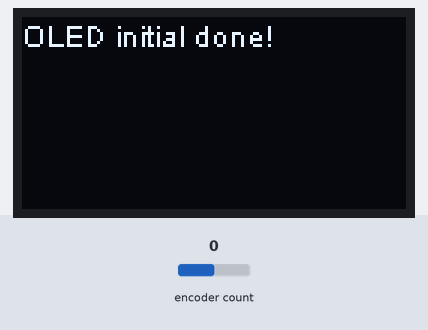
The program below on a simulated ESP32. On the bench: 128×64 one-colour display. Inputs (shaded band) come from the test bench; at power-on: encoder count 0. I2S audio is not simulated (input reads silence); what the program prints to the serial monitor is not drawn.

Above: at 0.1 s.
At 1.2 s:
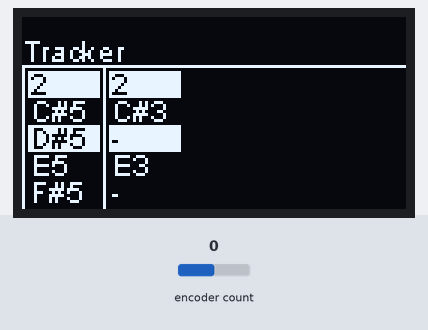
1.3 s: encoder count set to 1
At 1.9 s:
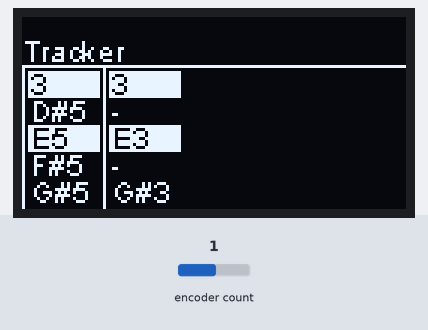
Timing chart, 0 to 4.3 s (numbered marks = the images above; inputs shaded):
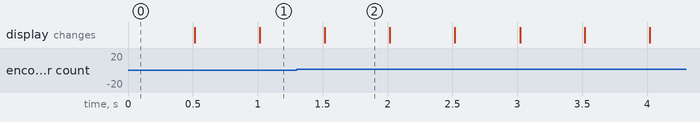

The program:

main.cpp
```cpp
#include <memory>

#include "sresp32Model.h"
#include "sresp32Core.h"
#include "sresp32Audio.h"
#include "sresp32Pins.h"

std::unique_ptr<Sresp32Model> sresp32Model;
std::unique_ptr<Sresp32Pins> sresp32Pins;
std::unique_ptr<Sresp32Core> sresp32Core;
std::unique_ptr<Sresp32Audio> sresp32Audio;

void audioLoop(void* parameters)
{
  while(true) sresp32Audio->tick();
}

void coreLoop(void* parameters)
{
  while(true) sresp32Core->tick();
}

void pinLoop(void* parameters)
{
  while(true) sresp32Pins->tick();
}

void setup() {
  sresp32Model = std::unique_ptr<Sresp32Model>(new Sresp32Model());
  sresp32Pins = std::unique_ptr<Sresp32Pins>(new Sresp32Pins(*sresp32Model));
  sresp32Core = std::unique_ptr<Sresp32Core>(new Sresp32Core(*sresp32Model));
  sresp32Audio = std::unique_ptr<Sresp32Audio>(new Sresp32Audio(*sresp32Model));

  xTaskCreatePinnedToCore(audioLoop, "Audio", 10000, NULL, 1, NULL,  0);
  xTaskCreatePinnedToCore(coreLoop, "Core", 10000, NULL, 1, NULL,  1);
  xTaskCreatePinnedToCore(pinLoop, "Pins", 10000, NULL, 1, NULL,  1);
}

void loop() {
}
```

sresp32Audio.cpp
```cpp
#include "sresp32Audio.h"

Sresp32Audio::Sresp32Audio(Sresp32Model &model) : model(model), generators(model, sampleRate)
{
    static const i2s_config_t i2s_config = {
        .mode = static_cast<i2s_mode_t>(I2S_MODE_MASTER | I2S_MODE_TX),
        .sample_rate = sampleRate,
        .bits_per_sample = I2S_BITS_PER_SAMPLE_16BIT,
        .channel_format = I2S_CHANNEL_FMT_RIGHT_LEFT,
        .communication_format = static_cast<i2s_comm_format_t>(I2S_COMM_FORMAT_I2S),
        .intr_alloc_flags = 0, // default interrupt priority
        .dma_buf_count = 8,
        .dma_buf_len = bufferLength,
        .use_apll = false
    };

    static const i2s_pin_config_t pin_config = {
        .bck_io_num = 12,
        .ws_io_num = 14,
        .data_out_num = 13,
        .data_in_num = I2S_PIN_NO_CHANGE
    };

    i2s_driver_install(I2S_NUM_0, &i2s_config, 0, NULL);
    i2s_set_pin(I2S_NUM_0, &pin_config);
    i2s_set_sample_rates(I2S_NUM_0, 44100);

    model.getEntry(Sresp32::VOLUME).addObserver(this);
}

void Sresp32Audio::notified(Sresp32ModelEntry::LockedDataReference &data)
{
    switch(data.key)
    {
        case Sresp32::VOLUME: //Volume
        volume = *static_cast<float*>(data.data);
        break;
    }
}

void Sresp32Audio::tick()
{
    for(int i = 0; i < bufferLength; i++)
    {
        buffer[i] = 0;
    }

    generators.tick(buffer, bufferLength);

    for(int i = 0; i < bufferLength; i++)
    {
        buffer[i] *= volume;
    }

    size_t bytesWritten = 0;
    i2s_write(I2S_NUM_0, buffer, bufferLength * sizeof(int16_t), &bytesWritten, 1000);
}
```

sresp32Audio.h
```cpp
#ifndef SRESP_32_AUDIO_H
#define SRESP_32_AUDIO_H

#include <Arduino.h>
#include "driver/i2s.h"
#include "sresp32Model.h"
#include "sresp32GeneratorBlock.h"

class Sresp32Audio : public Sresp32ModelEntry::Observer
{
public:
    Sresp32Audio(Sresp32Model &model);
    void notified(Sresp32ModelEntry::LockedDataReference &data) override;
    void setNote(int midiNote);
    void tick();

private:
    const int bufferLength = 64;
    const int sampleRate = 44100;
    int16_t buffer[64];

    Sresp32Model &model;
    float volume = 1.0f;

    Sresp32GeneratorBlock generators;
};

#endif
```

sresp32Core.cpp
```cpp
#include "sresp32Core.h"

Sresp32Core::Sresp32Core(Sresp32Model &model) : sequencer(model), coreComponent(model)
{
    Heltec.begin(true, false, true);
    Heltec.display->clear();
}

void Sresp32Core::tick()
{
    if(sequencer.tick())
    {
        Heltec.display->clear();
        coreComponent.paint();
        Heltec.display->display();
    }
    vTaskDelay(1);
}
```

sresp32Core.h
```cpp
#ifndef SRESP_32_CORE_H
#define SRESP_32_CORE_H

#include <Arduino.h>
#include <heltec.h>
#include "sresp32Model.h"
#include "sresp32Sequencer.h"
#include "sresp32CoreComponent.h"

class Sresp32Core
{
    public:
    Sresp32Core(Sresp32Model &model);
    void tick();

    private:
    Sresp32Sequencer sequencer;
    Sresp32CoreComponent coreComponent;
};

#endif
```

sresp32CoreComponent.cpp
```cpp
#include "sresp32CoreComponent.h"

Sresp32CoreComponent::Sresp32CoreComponent(Sresp32Model &model) : model(model)
{
    display = Heltec.display;
    model.getEntry(Sresp32::STEP).addObserver(this);
    Sresp32ModelEntry::LockedDataReference data = model.getEntry(Sresp32::SEQUENCE).access();

    int* sequence = static_cast<int*>(data.data);
    for(int voice = 0; voice < 2; voice++)
    {
        for(int note = 0; note < 8; note++)
        {
            notes[voice][note] = sequence[note * 2 + voice];
        }
    }
}

void Sresp32CoreComponent::notified(Sresp32ModelEntry::LockedDataReference &data)
{
    stepCounter = *static_cast<int*>(data.data);
}

void Sresp32CoreComponent::paint()
{
    String title = "Tracker";
    String counterString = "" + String(stepCounter);
    const int titleBarHeight = 16;

    display->drawString(0, titleBarHeight - 11, title);
    display->drawHorizontalLine(0, titleBarHeight, 128);

    const int notesToDisplay = 4;
    for(int voice = 0; voice < 2; voice++)
    {
        int x = voice * 27;

        display->drawString(x + 3, titleBarHeight, counterString);
        display->setColor(OLEDDISPLAY_COLOR::INVERSE);
        display->fillRect(x + 2, titleBarHeight + 2, 24, 9);
        display->setColor(OLEDDISPLAY_COLOR::WHITE);
        display->drawVerticalLine(voice * x, titleBarHeight, 64 - 11);

        const int numOfNotes = 8;
        int startStep = stepCounter - 1;

        for(int note = startStep; note < startStep + notesToDisplay; note++)
        {
            int y = (note - startStep) * 9 + titleBarHeight + 9;

            int noteIndex = note >= numOfNotes ? note - numOfNotes : note < 0 ? note + numOfNotes : note;
            display->drawString(x + 3, y, getNoteString(notes[voice][noteIndex]));

            if(note == stepCounter)
            {
                display->setColor(OLEDDISPLAY_COLOR::INVERSE);
                display->fillRect(x + 2, y + 2, 24, 9);
                display->setColor(OLEDDISPLAY_COLOR::WHITE);
            }
        }
    }
}

String Sresp32CoreComponent::getNoteString(int midiNote)
{
    static String names[12] {"C", "C#", "D", "D#", "E", "F", "F#", "G", "G#", "A", "A#", "B"};
    return midiNote == 0 ? "-" : names[midiNote % 12] + String(midiNote/12);
}
```

sresp32CoreComponent.h
```cpp
#ifndef SRESP_32_CORE_COMPONENT_H
#define SRESP_32_CORE_COMPONENT_H

#include <Arduino.h>
#include <heltec.h>
#include "sresp32Model.h"

class Sresp32CoreComponent : public Sresp32ModelEntry::Observer
{
public:
    Sresp32CoreComponent(Sresp32Model &model);
    void notified(Sresp32ModelEntry::LockedDataReference &data) override;
    void paint();

private:

    String getNoteString(int midiNote);

    SSD1306Wire* display = nullptr;
    Sresp32Model &model;

    int stepCounter = 0;

    int notes[2][8];
};

#endif
```

sresp32GeneratorBlock.cpp
```cpp

```

sresp32GeneratorBlock.h
```cpp
#ifndef SRESP_32_GENERATOR_BLOCK_H
#define SRESP_32_GENERATOR_BLOCK_H

#include <memory>
#include "sresp32Model.h"

#ifndef M_PI
#define M_PI 3.14159265358979323846
#endif

#ifndef M_TWOPI
#define M_TWOPI 3.14159265358979323846 * 2.0
#endif

class Sresp32Generator
{
    public:
    Sresp32Generator(const int sampleRate)
    {
        reset(sampleRate);
    }

    void reset(const int sampleRate)
    {
        this->sampleRate = sampleRate;
        phase = 0;
        phaseIncrement = 0;
    }

    void setNote(int midiNote)
    {
        if(midiNote == 0) phaseIncrement = 0;
        else
        {
            float freq = 440.0 * pow(2.0, (midiNote - 69)/12.0);
            phaseIncrement = (M_TWOPI/static_cast<double>(sampleRate)) * freq;
        }
    }

    void tick(int16_t* buffer, unsigned int bufferLength)
    {
        for(int i = 0; i < bufferLength; i++)
        {
            buffer[i] += (phase < M_PI ? 1 : -1) * 2000.0;
            phase += phaseIncrement;
            if(phase > M_TWOPI) phase -= M_TWOPI;
        }
    }

    private:
    int sampleRate = 0;
    double phase = 0.0;
    double phaseIncrement = 0.0;
};

class Sresp32GeneratorBlock : Sresp32ModelEntry::Observer
{
    public:
    Sresp32GeneratorBlock(Sresp32Model &model, const int sampleRate) : model(model)
    {
        for(int i = 0; i < 2; i++)
        {
            generators[i] = new Sresp32Generator(sampleRate);
        }

        generators[0]->setNote(60);
        generators[1]->setNote(72);

        model.getEntry(Sresp32::STEP).addObserver(this);
    }

    void tick(int16_t* buffer, unsigned int bufferLength)
    {
        for(int voice = 0 ; voice < 2; voice++)
        {
            generators[voice]->tick(buffer, bufferLength);
        }
    }

    private:
    Sresp32Model &model;
    Sresp32Generator* generators[2];

    void notified(Sresp32ModelEntry::LockedDataReference &data) override
    {
        int step = *static_cast<int*>(data.data);
        int* sequence = static_cast<int*>(model.getEntry(Sresp32::SEQUENCE).access().data);

        for(int voice = 0; voice < 2; voice++)
        {
            int note = sequence[step * 2 + voice];
            generators[voice]->setNote(note);
        }
    }
};

#endif
```

sresp32Model.cpp
```cpp
#include "sresp32Model.h"

Sresp32ModelEntry::LockedDataReference::LockedDataReference(const int key, const size_t size, void* data, std::mutex &lock, Sresp32ModelEntry &entry) :
key(key), size(size), data(data), modelLock(lock), entry(entry)
{
    modelLock.lock();
}

Sresp32ModelEntry::LockedDataReference::~LockedDataReference()
{
    modelLock.unlock();
    if(notify) entry.updateObservers();
}

void Sresp32ModelEntry::LockedDataReference::disableNotification()
{
    notify = false;
}

Sresp32ModelEntry::Observer::~Observer()
{
    linkedEntry->removeObserver(this);
}
void Sresp32ModelEntry::Observer::link(Sresp32ModelEntry* entry, const size_t size)
{
    linkedEntry = entry;
}
void Sresp32ModelEntry::Observer::notify()
{
    LockedDataReference data = linkedEntry->access();
    data.disableNotification();
    notified(data);
}

Sresp32ModelEntry::Sresp32ModelEntry(const int key, size_t bytes) : key(key), size(bytes)
{
    data = malloc(size);
}

Sresp32ModelEntry::Sresp32ModelEntry(const Sresp32ModelEntry& other) : key(other.key), size(other.size), data(other.data)
{

}

void Sresp32ModelEntry::release()
{
    free(data);
}

void Sresp32ModelEntry::addObserver(Observer* observer)
{
    observer->link(this, size);
    observers.push_back(observer);
}

void Sresp32ModelEntry::removeObserver(Observer* observerToRemove)
{
    for(int i = 0; i < observers.size(); i++)
    {
        Observer* observer = observers[i];
        if(observerToRemove == observer)
        {
            observers.erase(observers.begin() + i);
            break;
        }
    }
}

void Sresp32ModelEntry::updateObservers()
{
    for(Observer* observer : observers)
    {
        observer->notify();
    }
}

Sresp32ModelEntry::LockedDataReference Sresp32ModelEntry::access()
{
    return LockedDataReference(key, size, data, lock, *this);
}

Sresp32Model::Sresp32Model()
{
    addEntry(Sresp32::VOLUME, sizeof(float));
    addEntry(Sresp32::VOICES, sizeof(int));
    addEntry(Sresp32::STEPS, sizeof(int));
    addEntry(Sresp32::STEP, sizeof(int));
    addEntry(Sresp32::SEQUENCE, sizeof(int) * 8 * 2);
}

Sresp32Model::~Sresp32Model()
{
    for(auto &valuePair : model) valuePair.second.release();
}

void Sresp32Model::addEntry(int key, unsigned long numOfBytes)
{
    model.emplace(key, Sresp32ModelEntry(key, numOfBytes));
}

Sresp32ModelEntry& Sresp32Model::getEntry(int key)
{
    return model.at(key);
}
```

sresp32Model.h
```cpp
#ifndef SRESP_32_MODEL_H
#define SRESP_32_MODEL_H

#include <atomic>
#include <Arduino.h>
#include <unordered_map>
#include <mutex>
#include <string.h>

namespace Sresp32
{
    enum Model
    {
        VOLUME = 0,
        VOICES,
        STEPS,
        STEP,
        SEQUENCE
    };
}

class Sresp32ModelEntry
{
public:
    class LockedDataReference
    {
        public:
        LockedDataReference(const int key, const size_t size, void* data, std::mutex &lock, Sresp32ModelEntry &entry);
        ~LockedDataReference();
        void disableNotification();

        const int key;
        const size_t size;
        void* data;

        private:
        bool notify = true;
        std::mutex &modelLock;
        Sresp32ModelEntry &entry;
    };

    class Observer
    {
        public:
        virtual ~Observer();
        void link(Sresp32ModelEntry* entry, const size_t size);
        void notify();
        virtual void notified(LockedDataReference &data) = 0;

        private:
        Sresp32ModelEntry* linkedEntry;
    };

    Sresp32ModelEntry(const int key, size_t bytes);
    Sresp32ModelEntry(const Sresp32ModelEntry& other);

    void release();
    void addObserver(Observer* observer);
    void removeObserver(Observer* observerToRemove);
    void updateObservers();
    LockedDataReference access();

private:
    std::mutex lock;

    const int key;
    const size_t size;
    void* data;
    std::vector<Observer*> observers;
};

class Sresp32Model
{
    public:
    Sresp32Model();
    ~Sresp32Model();
    void addEntry(int key, unsigned long numOfBytes);
    Sresp32ModelEntry& getEntry(int key);

    private:
    std::unordered_map<int, Sresp32ModelEntry> model;
};

#endif
```

sresp32Sequencer.cpp
```cpp
#include "sresp32Sequencer.h"

Sresp32Sequencer::Sresp32Sequencer(Sresp32Model &model) : model(model)
{
    auto dataRef = model.getEntry(Sresp32::SEQUENCE).access();
    int* sequence = static_cast<int*>(dataRef.data);

    sequence[0 * 2 + 0] = 59;
    sequence[1 * 2 + 0] = 61;
    sequence[2 * 2 + 0] = 63;
    sequence[3 * 2 + 0] = 64;
    sequence[4 * 2 + 0] = 66;
    sequence[5 * 2 + 0] = 68;
    sequence[6 * 2 + 0] = 70;
    sequence[7 * 2 + 0] = 71;

    sequence[0 * 2 + 1] = 0;
    sequence[1 * 2 + 1] = 37;
    sequence[2 * 2 + 1] = 0;
    sequence[3 * 2 + 1] = 40;
    sequence[4 * 2 + 1] = 0;
    sequence[5 * 2 + 1] = 44;
    sequence[6 * 2 + 1] = 0;
    sequence[7 * 2 + 1] = 47;
}

bool Sresp32Sequencer::tick()
{
    bool ready = millis() > (time + stepDelay);

    if(ready)
    {
        time = millis();
        updateCounter();

        // Sresp32ModelEntry::LockedDataReference data = model.getEntry(0).access();
        // float& volume = *static_cast<float*>(data.data);
        // if(volume <= 0.1f) volume = 1.0f;
        // else volume = 0.0f;
    }
    return ready;
}

void Sresp32Sequencer::updateCounter()
{
    stepCounter += stepDirection;
    if(stepCounter >= stepNum) stepCounter = 0;
    else if(stepCounter < 0) stepCounter = stepNum-1;

    Sresp32ModelEntry::LockedDataReference data = model.getEntry(Sresp32::STEP).access();
    int& counter = *static_cast<int*>(data.data);
    counter = stepCounter;
}
```

sresp32Sequencer.h
```cpp
#ifndef SRESP_32_SEQUENCER_H
#define SRESP_32_SEQUENCER_H

#include "Sresp32Model.h"

class Sresp32Sequencer
{
    public:
    Sresp32Sequencer(Sresp32Model &model);

    bool tick();

    private:
    Sresp32Model &model;
    unsigned long time = 0;

    void updateCounter();

    int stepCounter = 0;
    int stepNum = 8;
    int stepDelay = 500;
    int stepDirection = 1;
};

#endif
```

sresp32Pins.cpp
```cpp

```

sresp32Pins.h
```cpp
#ifndef SRESP_32_PINS_H
#define SRESP_32_PINS_H

#include <Arduino.h>
#include <Esp32Encoder.h>
#include "sresp32Model.h"

class Sresp32Pins
{
    public:
    Sresp32Pins(Sresp32Model &model) : model(model)
    {
        Serial.begin(115200);
        encoder.attachHalfQuad(17, 5);
    }

    void tick()
    {
        int count = encoder.getCount() / 2;
        if(count)
        {
            encoder.clearCount();
            Serial.println(count);

            Sresp32ModelEntry::LockedDataReference data = model.getEntry(Sresp32::VOLUME).access();
            float& volume = *static_cast<float*>(data.data);
            volume = volume + (count * 0.1f);
            if(volume < 0.0f) volume = 0.0f;
            else if(volume > 1.0f) volume = 1.0f;
        }

        vTaskDelay(40);
    }

    private:
    Sresp32Model &model;
    ESP32Encoder encoder;
};


#endif
```

Measured:
- what the display in image 2 shows lasts 0.5 s, from 1.5 s to 2.0 s
